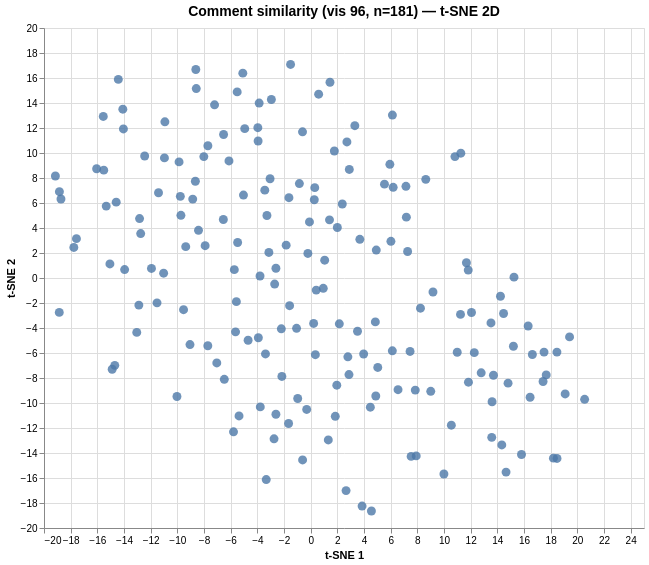

Vega-Lite specification for this chart:
### Vega specification from a JSON file in a GitHub repository (floating-point values rounded to 4 significant figures; data arrays with more than 128 entries replaced by an {"elided": "..."} marker saying what was removed)
{"$schema": "https://vega.github.io/schema/vega/v6.json", "data": [{"name": "param_1e9efca18e7a2868_store"}, {"name": "source_0", "values": {"elided": "181 records"}}, {"name": "source_0_x_domain_dim_1", "values": [{"min": -19.15, "max": 20.55}]}, {"name": "source_0_y_domain_dim_2", "values": [{"min": -18.64, "max": 17.08}]}], "signals": [{"name": "unit", "value": {}, "on": [{"events": "pointermove", "update": "isTuple(group()) ? group() : unit"}]}, {"name": "param_1e9efca18e7a2868", "update": "vlSelectionResolve(\"param_1e9efca18e7a2868_store\", \"union\")"}, {"name": "param_1e9efca18e7a2868_dim_1", "on": [{"events": [{"source": "view", "type": "dblclick"}], "update": "null"}, {"events": {"signal": "param_1e9efca18e7a2868_translate_delta"}, "update": "panLinear(param_1e9efca18e7a2868_translate_anchor.extent_x, -param_1e9efca18e7a2868_translate_delta.x / width)"}, {"events": {"signal": "param_1e9efca18e7a2868_zoom_delta"}, "update": "zoomLinear(domain(\"x\"), param_1e9efca18e7a2868_zoom_anchor.x, param_1e9efca18e7a2868_zoom_delta)"}]}, {"name": "param_1e9efca18e7a2868_dim_2", "on": [{"events": [{"source": "view", "type": "dblclick"}], "update": "null"}, {"events": {"signal": "param_1e9efca18e7a2868_translate_delta"}, "update": "panLinear(param_1e9efca18e7a2868_translate_anchor.extent_y, param_1e9efca18e7a2868_translate_delta.y / height)"}, {"events": {"signal": "param_1e9efca18e7a2868_zoom_delta"}, "update": "zoomLinear(domain(\"y\"), param_1e9efca18e7a2868_zoom_anchor.y, param_1e9efca18e7a2868_zoom_delta)"}]}, {"name": "param_1e9efca18e7a2868_tuple", "on": [{"events": [{"signal": "param_1e9efca18e7a2868_dim_1 || param_1e9efca18e7a2868_dim_2"}], "update": "param_1e9efca18e7a2868_dim_1 && param_1e9efca18e7a2868_dim_2 ? {unit: \"\", fields: param_1e9efca18e7a2868_tuple_fields, values: [param_1e9efca18e7a2868_dim_1,param_1e9efca18e7a2868_dim_2]} : null"}]}, {"name": "param_1e9efca18e7a2868_tuple_fields", "value": [{"field": "dim_1", "channel": "x", "type": "R"}, {"field": "dim_2", "channel": "y", "type": "R"}]}, {"name": "param_1e9efca18e7a2868_translate_anchor", "value": {}, "on": [{"events": [{"source": "scope", "type": "pointerdown"}], "update": "{x: x(unit), y: y(unit), extent_x: domain(\"x\"), extent_y: domain(\"y\")}"}]}, {"name": "param_1e9efca18e7a2868_translate_delta", "value": {}, "on": [{"events": [{"source": "window", "between": [{"source": "scope", "type": "pointerdown"}, {"source": "window", "type": "pointerup"}], "type": "pointermove", "consume": true}], "update": "{x: param_1e9efca18e7a2868_translate_anchor.x - x(unit), y: param_1e9efca18e7a2868_translate_anchor.y - y(unit)}"}]}, {"name": "param_1e9efca18e7a2868_zoom_anchor", "on": [{"events": [{"source": "scope", "type": "wheel", "consume": true}], "update": "{x: invert(\"x\", x(unit)), y: invert(\"y\", y(unit))}"}]}, {"name": "param_1e9efca18e7a2868_zoom_delta", "on": [{"events": [{"source": "scope", "consume": true, "type": "wheel"}], "update": "pow(1.001, event.deltaY * pow(16, event.deltaMode))", "force": true}]}, {"name": "param_1e9efca18e7a2868_modify", "on": [{"events": {"signal": "param_1e9efca18e7a2868_tuple"}, "update": "modify(\"param_1e9efca18e7a2868_store\", param_1e9efca18e7a2868_tuple, true)"}]}], "marks": [{"type": "symbol", "name": "marks", "from": {"data": "source_0"}, "encode": {"update": {"shape": {"value": "circle"}, "tooltip": {"signal": "{\"Comment #\": format(datum[\"index\"], \"\"), \"Comment\": isValid(datum[\"comment\"]) ? datum[\"comment\"] : \"\"+datum[\"comment\"]}"}, "y": {"field": "dim_2", "scale": "y"}, "opacity": {"value": 0.8}, "x": {"field": "dim_1", "scale": "x"}, "size": {"value": 80}, "fill": {"value": "#4c78a8"}}}, "clip": true, "style": ["circle"], "interactive": true}], "scales": [{"name": "x", "type": "linear", "domain": [{"signal": "(data(\"source_0_x_domain_dim_1\")[0] || {}).min"}, {"signal": "(data(\"source_0_x_domain_dim_1\")[0] || {}).max"}], "range": [0, {"signal": "width"}], "domainRaw": {"signal": "param_1e9efca18e7a2868[\"dim_1\"]"}, "nice": true, "zero": true}, {"name": "y", "type": "linear", "domain": [{"signal": "(data(\"source_0_y_domain_dim_2\")[0] || {}).min"}, {"signal": "(data(\"source_0_y_domain_dim_2\")[0] || {}).max"}], "range": [{"signal": "height"}, 0], "zero": true, "nice": true, "domainRaw": {"signal": "param_1e9efca18e7a2868[\"dim_2\"]"}}], "axes": [{"scale": "x", "tickCount": {"signal": "ceil(width/40)"}, "aria": false, "grid": true, "orient": "bottom", "domain": false, "maxExtent": 0, "gridScale": "y", "labels": false, "ticks": false, "minExtent": 0, "zindex": 0}, {"scale": "y", "maxExtent": 0, "domain": false, "ticks": false, "labels": false, "grid": true, "gridScale": "x", "aria": false, "tickCount": {"signal": "ceil(height/40)"}, "zindex": 0, "orient": "left", "minExtent": 0}, {"scale": "x", "orient": "bottom", "zindex": 0, "grid": false, "labelOverlap": true, "tickCount": {"signal": "ceil(width/40)"}, "title": "t-SNE 1", "labelFlush": true}, {"scale": "y", "orient": "left", "labelOverlap": true, "tickCount": {"signal": "ceil(height/40)"}, "title": "t-SNE 2", "zindex": 0, "grid": false}], "title": {"text": "Comment similarity (vis 96, n=181) — t-SNE 2D", "fontSize": 14, "frame": "group"}, "height": 500, "background": "white", "width": 600, "style": "cell", "padding": 5}
